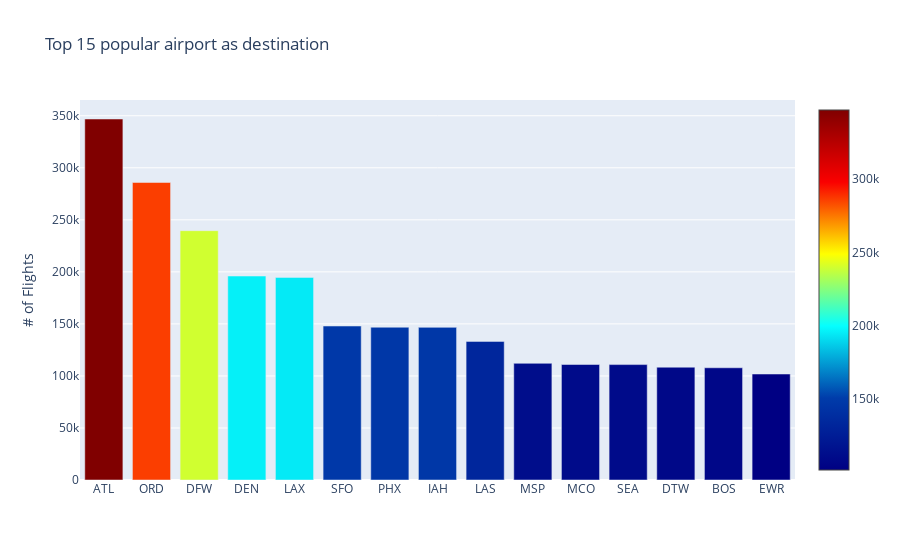

Notebook cell for this chart:
### Code cell
trace = go.Bar(x=destination.index,
               y=destination.values,
               marker=dict(color=destination.values,
                           colorscale='Jet',
                           showscale=True))

data = [trace]
layout = go.Layout(title='Top 15 popular airport as destination',
                   yaxis=dict(title='# of Flights'))

fig = go.Figure(data=data, layout=layout)
py.iplot(fig)

### Figure 1 — Plotly figure (JSON) as saved in the notebook; plotly's stock layout.template omitted (floating-point values rounded to 4 significant figures)
{"data": [{"marker": {"color": [346904, 285906, 239582, 196010, 194696, 147966, 146812, 146683, 133198, 112128, 110980, 110907, 108398, 107851, 101830], "colorscale": [[0, "rgb(0,0,131)"], [0.2, "rgb(0,60,170)"], [0.4, "rgb(5,255,255)"], [0.6, "rgb(255,255,0)"], [0.8, "rgb(250,0,0)"], [1, "rgb(128,0,0)"]], "showscale": true}, "type": "bar", "x": ["ATL", "ORD", "DFW", "DEN", "LAX", "SFO", "PHX", "IAH", "LAS", "MSP", "MCO", "SEA", "DTW", "BOS", "EWR"], "y": [346904, 285906, 239582, 196010, 194696, 147966, 146812, 146683, 133198, 112128, 110980, 110907, 108398, 107851, 101830]}], "layout": {"title": {"text": "Top 15 popular airport as destination"}, "yaxis": {"title": {"text": "# of Flights"}}}}
